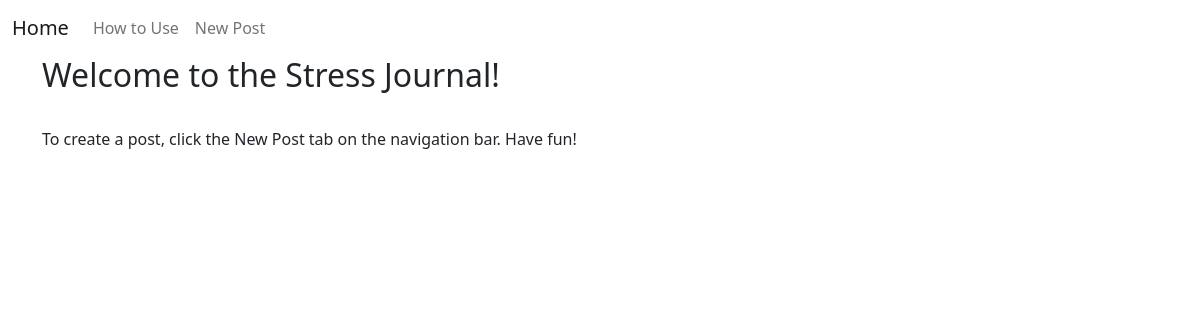
The page /1 on the database its author committed.
### tables this page shows
CREATE TABLE posts (
    id INTEGER PRIMARY KEY AUTOINCREMENT,
    created TIMESTAMP NOT NULL DEFAULT CURRENT_TIMESTAMP,
    title TEXT NOT NULL,
    rating INTEGER NOT NULL,
    content TEXT NOT NULL
);

### main.py (the view)
@app.route('/<int:post_id>')
def post(post_id):
    post = get_post(post_id)
    return render_template('post.html', post=post)

### main.py (called while the page is built)
def get_db_connection():
    conn = sqlite3.connect('database.db')
    conn.row_factory = sqlite3.Row
    return conn

def get_post(post_id):
    conn = get_db_connection()
    post = conn.execute('SELECT * FROM posts WHERE id = ?',
                        (post_id,)).fetchone()
    conn.close()
    if post is None:
        abort(404)
    return post

### templates/post.html
{% extends 'base.html' %}
{% block content %}
    <h2>{% block title %} {{ post['title'] }} {% endblock %}</h2>
    <span class="badge badge-primary">{{ post['created'] }}</span>
    <p>{{ post['content'] }}</p>
{% endblock %}

### rows shown on the page
posts: title "Welcome to the Stress Journal!", content "To create a post, click the New Post tab on the navigation bar. Have fun!"
